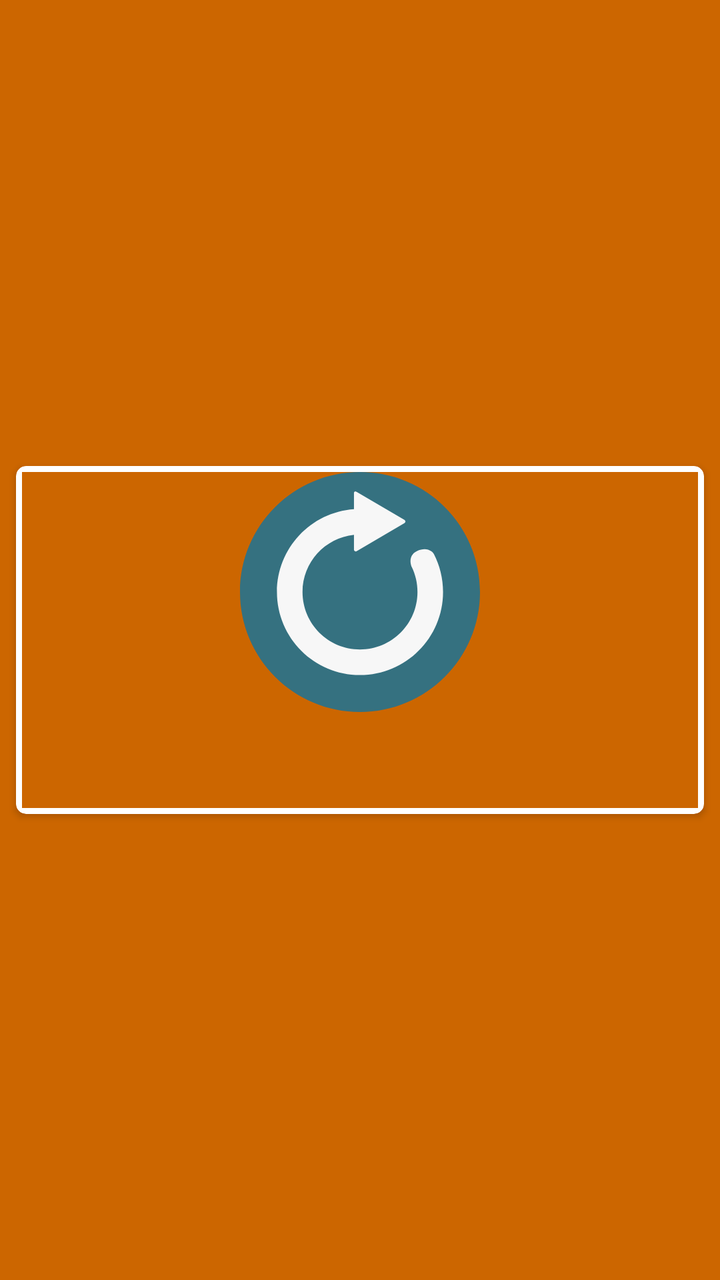
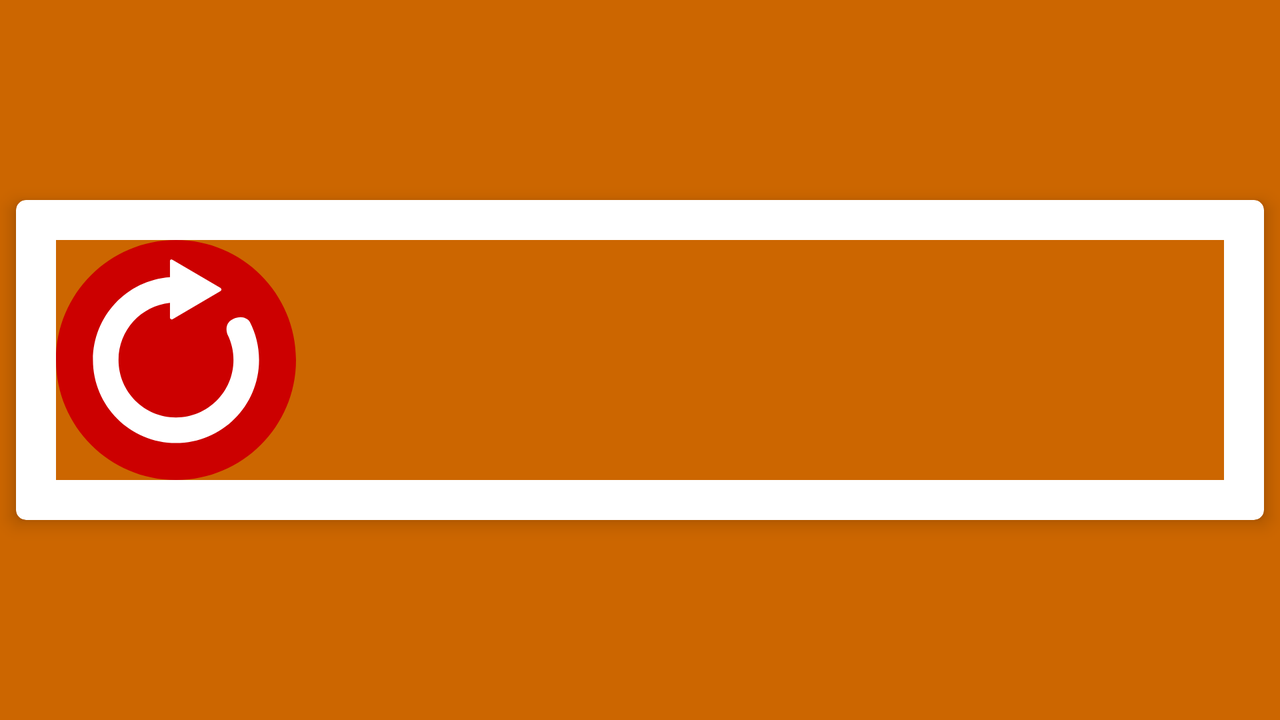

Compare how this app lays out the same screen by default and in its alternative resource folder. The renders come first, then the two layout files and the values they reference.
<!-- AndroidManifest.xml: application theme Theme.LatteBoot -->
<!-- res/layout/boot_item.xml -->
<?xml version="1.0" encoding="utf-8"?>
<androidx.constraintlayout.widget.ConstraintLayout xmlns:android="http://schemas.android.com/apk/res/android"
    xmlns:app="http://schemas.android.com/apk/res-auto"
    xmlns:tools="http://schemas.android.com/tools"
    android:id="@+id/iv"
    android:layout_width="match_parent"
    android:layout_height="wrap_content">

    <androidx.cardview.widget.CardView
        android:layout_width="0dp"
        android:layout_height="wrap_content"
        android:layout_marginStart="8dp"
        android:layout_marginTop="8dp"
        android:layout_marginEnd="8dp"
        android:layout_marginBottom="8dp"
        app:cardCornerRadius="5dp"
        app:layout_constraintBottom_toBottomOf="parent"
        app:layout_constraintEnd_toEndOf="parent"
        app:layout_constraintStart_toStartOf="parent"
        app:layout_constraintTop_toTopOf="parent">

        <LinearLayout
            android:layout_width="match_parent"
            android:layout_height="match_parent"
            android:layout_margin="3dp"
            android:orientation="vertical">

            <ImageView
                android:id="@+id/icon"
                android:layout_width="match_parent"
                android:layout_height="120dp"
                app:srcCompat="@drawable/ic_restart"
                tools:ignore="ContentDescription" />

            <TextView
                android:id="@+id/title"
                android:layout_width="match_parent"
                android:layout_height="wrap_content"
                android:layout_marginTop="5dp"
                android:fontFamily="sans-serif-black"
                android:gravity="center"
                android:textColor="@color/black"
                android:textSize="32sp" />
        </LinearLayout>
    </androidx.cardview.widget.CardView>
</androidx.constraintlayout.widget.ConstraintLayout>
<!-- resources referenced by this layout -->
<resources>
  <color name="black">@android:color/black</color>
  <!-- drawable ic_restart (drawable) -->
  <vector xmlns:android="http://schemas.android.com/apk/res/android"
      android:width="473.681dp"
      android:height="473.681dp"
      android:viewportWidth="473.681"
      android:viewportHeight="473.681">
    <path
        android:pathData="M0.002,236.842C0.002,106.024 106.037,0 236.837,0c130.807,0 236.842,106.028 236.842,236.842c0,130.795 -106.036,236.838 -236.842,236.838C106.037,473.681 0.002,367.637 0.002,236.842z"
        android:fillColor="#357180"/>
    <path
        android:pathData="M382.65,161.894c-2.393,-4.645 -14.031,-15.284 -33.664,-5.621c-19.633,9.663 -10.149,30.881 -10.149,30.881c7.318,15.011 11.439,31.861 11.439,49.688c0,62.649 -50.787,113.44 -113.44,113.44c-62.645,0 -113.436,-50.791 -113.436,-113.44c0,-58.64 44.486,-106.873 101.537,-112.819v29.397c0,0 -0.079,1.758 1.743,2.865c1.821,1.111 3.646,0 3.646,0l94.106,-55.454c0,0 2.113,-1.111 2.113,-3.276c0,-1.791 -2.113,-3.063 -2.113,-3.063L230.64,39.355c0,0 -2.139,-1.529 -4.042,-0.789c-1.9,0.737 -1.66,3.328 -1.66,3.328v31.495C139.97,79.492 72.92,150.305 72.92,236.842c0,90.528 73.389,163.917 163.917,163.917c90.531,0 163.924,-73.389 163.924,-163.917C400.761,209.824 394.22,184.35 382.65,161.894z"
        android:fillColor="#F7F7F7"/>
  </vector>
  <style name="Theme.LatteBoot" parent="Theme.MaterialComponents.DayNight.DarkActionBar">
          
          <item name="android:background">@color/orange_dark</item>
          <item name="colorPrimary">@color/orange_medium</item>
          <item name="colorPrimaryVariant">@color/orange_dark</item>
          <item name="colorOnPrimary">@color/white</item>
          
          <item name="colorSecondary">@color/teal_200</item>
          <item name="colorSecondaryVariant">@color/teal_700</item>
          <item name="colorOnSecondary">@color/black</item>
          
          <item name="android:statusBarColor" tools:targetApi="l">?attr/colorPrimaryVariant</item>
          
      </style>
  <color name="orange_dark">#FC60</color>
  <color name="white">@android:color/white</color>
</resources>
<!-- res/layout-land/boot_item.xml (the author's variant of the layout above) -->
<!-- drawn on the phone turned sideways -->
<?xml version="1.0" encoding="utf-8"?>
<androidx.constraintlayout.widget.ConstraintLayout xmlns:android="http://schemas.android.com/apk/res/android"
    xmlns:app="http://schemas.android.com/apk/res-auto"
    xmlns:tools="http://schemas.android.com/tools"
    android:layout_width="match_parent"
    android:layout_height="wrap_content">

    <androidx.cardview.widget.CardView
        android:layout_width="0dp"
        android:layout_height="wrap_content"
        android:layout_marginStart="8dp"
        android:layout_marginTop="16dp"
        android:layout_marginEnd="8dp"
        android:layout_marginBottom="16dp"
        app:cardBackgroundColor="@color/white"
        app:cardCornerRadius="5dp"
        app:cardElevation="5dp"
        app:layout_constraintBottom_toBottomOf="parent"
        app:layout_constraintEnd_toEndOf="parent"
        app:layout_constraintStart_toStartOf="parent"
        app:layout_constraintTop_toTopOf="parent">

        <LinearLayout
            android:id="@+id/linearLayout"
            android:layout_width="match_parent"
            android:layout_height="wrap_content"
            android:layout_marginStart="20dp"
            android:layout_marginTop="20dp"
            android:layout_marginEnd="20dp"
            android:layout_marginBottom="20dp"
            android:gravity="center"
            android:orientation="horizontal"
            tools:ignore="UseCompoundDrawables">

            <ImageView
                android:id="@+id/icon"
                android:layout_width="120dp"
                android:layout_height="120dp"
                app:srcCompat="@drawable/ic_reboot"
                tools:ignore="ContentDescription" />

            <TextView
                android:id="@+id/title"
                android:layout_width="match_parent"
                android:layout_height="wrap_content"
                android:layout_marginStart="20dp"
                android:fontFamily="sans-serif-black"
                android:gravity="center"
                android:textColor="@color/black"
                android:textSize="22sp" />

        </LinearLayout>

        <TextView
            android:id="@+id/root"
            android:layout_width="wrap_content"
            android:layout_height="wrap_content"
            android:layout_gravity="top|end"
            android:layout_margin="15dp"
            android:textSize="16sp"
            android:textStyle="italic" />

        <TextView
            android:id="@+id/currentBootloader"
            android:layout_width="wrap_content"
            android:layout_height="wrap_content"
            android:layout_gravity="bottom|end"
            android:layout_margin="15dp"
            android:textSize="16sp"
            android:textStyle="italic" />

    </androidx.cardview.widget.CardView>

</androidx.constraintlayout.widget.ConstraintLayout>
<!-- resources referenced by the variant -->
<!-- as the phone turned sideways resolves them -->
<resources>
  <color name="black">@android:color/black</color>
  <color name="white">@android:color/white</color>
  <!-- drawable ic_reboot (drawable) -->
  <vector
      xmlns:android="http://schemas.android.com/apk/res/android"
      android:width="473.681dp"
      android:height="473.681dp"
      android:viewportWidth="473.681"
      android:viewportHeight="473.681">
      <path
          android:pathData="M0.002,236.842C0.002,106.024 106.037,0 236.837,0c130.807,0 236.842,106.028 236.842,236.842c0,130.795 -106.036,236.838 -236.842,236.838C106.037,473.681 0.002,367.637 0.002,236.842z"
          android:fillColor="@color/red"/>
      <path
          android:pathData="M382.65,161.894c-2.393,-4.645 -14.031,-15.284 -33.664,-5.621c-19.633,9.663 -10.149,30.881 -10.149,30.881c7.318,15.011 11.439,31.861 11.439,49.688c0,62.649 -50.787,113.44 -113.44,113.44c-62.645,0 -113.436,-50.791 -113.436,-113.44c0,-58.64 44.486,-106.873 101.537,-112.819v29.397c0,0 -0.079,1.758 1.743,2.865c1.821,1.111 3.646,0 3.646,0l94.106,-55.454c0,0 2.113,-1.111 2.113,-3.276c0,-1.791 -2.113,-3.063 -2.113,-3.063L230.64,39.355c0,0 -2.139,-1.529 -4.042,-0.789c-1.9,0.737 -1.66,3.328 -1.66,3.328v31.495C139.97,79.492 72.92,150.305 72.92,236.842c0,90.528 73.389,163.917 163.917,163.917c90.531,0 163.924,-73.389 163.924,-163.917C400.761,209.824 394.22,184.35 382.65,161.894z"
          android:fillColor="@color/white"/>
  </vector>
  <style name="Theme.LatteBoot" parent="Theme.MaterialComponents.DayNight.DarkActionBar">
          
          <item name="android:background">@color/orange_dark</item>
          <item name="colorPrimary">@color/orange_medium</item>
          <item name="colorPrimaryVariant">@color/orange_dark</item>
          <item name="colorOnPrimary">@color/white</item>
          
          <item name="colorSecondary">@color/teal_200</item>
          <item name="colorSecondaryVariant">@color/teal_700</item>
          <item name="colorOnSecondary">@color/black</item>
          
          <item name="android:statusBarColor" tools:targetApi="l">?attr/colorPrimaryVariant</item>
          
      </style>
  <color name="red">@android:color/holo_red_dark</color>
  <color name="orange_dark">#FC60</color>
</resources>
